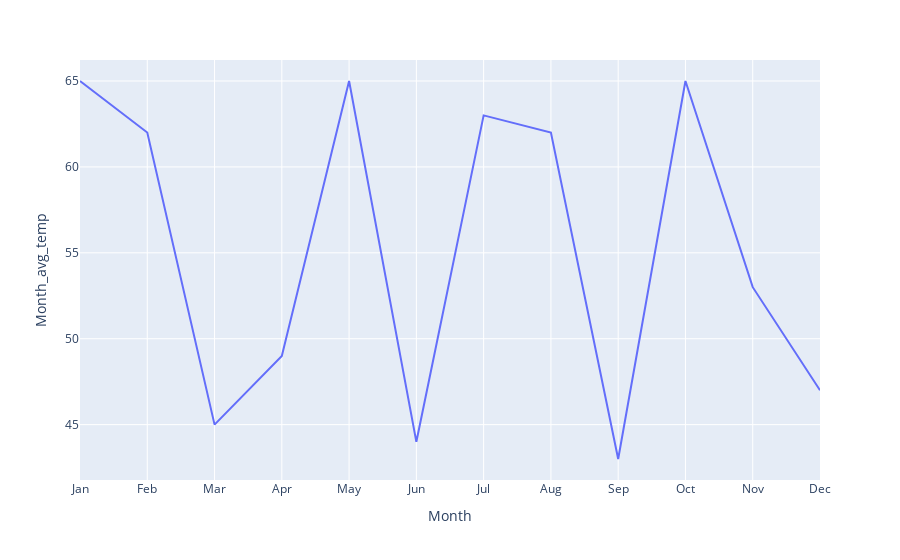

The cell this chart's notebook holds for it:
### Code cell
fig = px.line(Seatt_weather, x = "Month", y = "Month_avg_temp")
fig.show()

### Figure 1 — Plotly figure (JSON) as saved in the notebook; plotly's stock layout.template omitted (floating-point values rounded to 4 significant figures)
{"data": [{"hovertemplate": "Month=%{x}<br>Month_avg_temp=%{y}<extra></extra>", "legendgroup": "", "line": {"color": "#636efa", "dash": "solid"}, "marker": {"symbol": "circle"}, "mode": "lines", "name": "", "orientation": "v", "showlegend": false, "type": "scatter", "x": ["Jan", "Feb", "Mar", "Apr", "May", "Jun", "Jul", "Aug", "Sep", "Oct", "Nov", "Dec"], "xaxis": "x", "y": [65, 62, 45, 49, 65, 44, 63, 62, 43, 65, 53, 47], "yaxis": "y"}], "layout": {"legend": {"tracegroupgap": 0}, "margin": {"t": 60}, "xaxis": {"anchor": "y", "domain": [0, 1], "title": {"text": "Month"}}, "yaxis": {"anchor": "x", "domain": [0, 1], "title": {"text": "Month_avg_temp"}}}}
